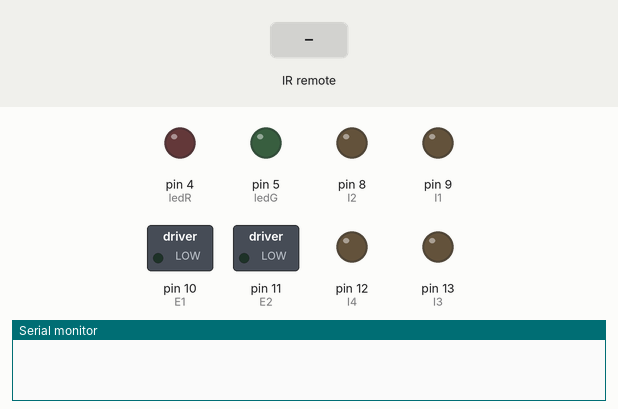
This sketch was run on a simulated Arduino Uno, built with avr-gcc and run on an emulated ATmega328P. Parts: switched loads named in the sketch (green lamp = pin HIGH), output pins drawn as LEDs (lit = HIGH), the last lines printed to the serial monitor. Dashed ring = blinking. Inputs (shaded band) come from the test bench.

Above: at 1.2 s.
1.3 s: infrared code 0x9986485A received
At 2.1 s:
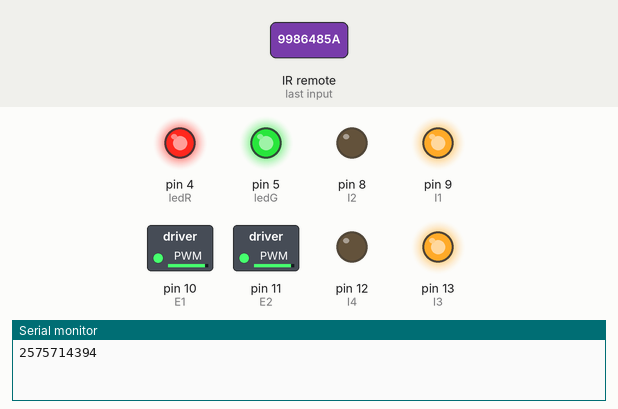
2.8 s: infrared code 0x1C6A919C received
At 3.7 s:
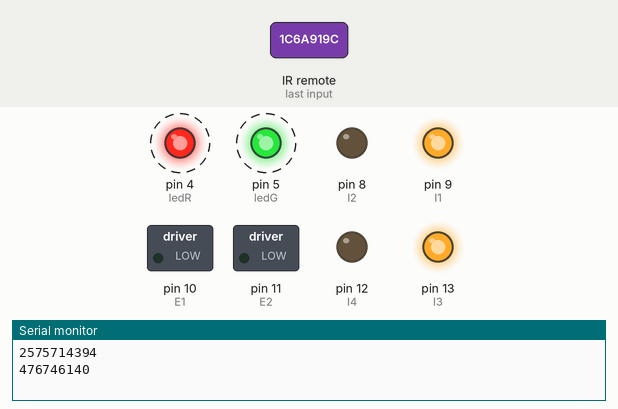
5.8 s: infrared code 0x5EA08104 received
At 7.1 s:
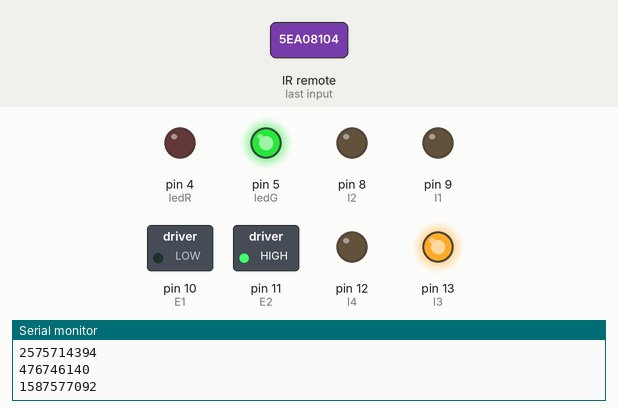
7.4 s: infrared code 0x4EBA0422 received
At 8.6 s:
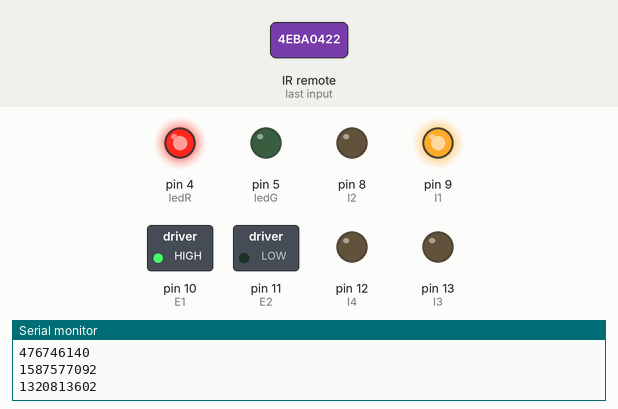
8.9 s: infrared code 0x1C6A919C received
At 9.8 s:
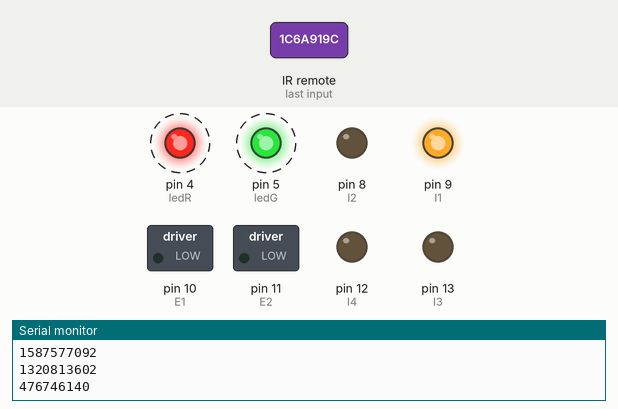
Timing chart, 0 to 12.9 s (numbered marks = the images above; inputs shaded):
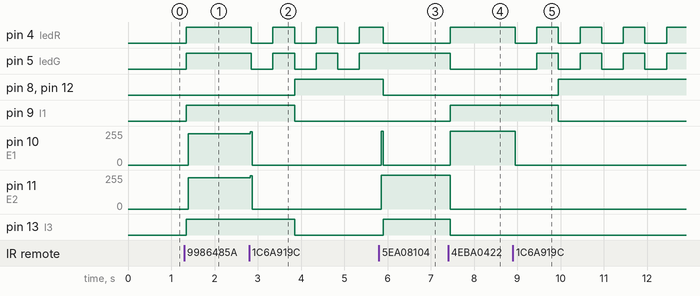

The sketch:

Motores_controlados_por_IR.ino
```cpp
#include <IRremote.h>

/*-----Constantes-----*/
int receiver = 7; // pin 1 of IR receiver to Arduino digital pin 7
#define E1 10  // Habilitar Pin 10 para el motor 1
#define E2 11  // Habilitar Pin 11 para el motor 2

#define I1 9  // Control pin 1 para motor 1
#define I2 8  // Control pin 2 para motor 1
#define I3 13 // Control pin 1 para motor 2
#define I4 12 // Control pin 2 para motor 2
int ledG =5;//led verde
int ledR =4;//led roja

IRrecv irrecv(receiver);           // creando instancia para 'irrecv'
decode_results Codigo;            // creando instancia para 'decode_results'


void setup()
{
    pinMode(E1, OUTPUT);
    pinMode(E2, OUTPUT);
    pinMode(ledG, OUTPUT);
    pinMode(ledR, OUTPUT);
    pinMode(I1, OUTPUT);
    pinMode(I2, OUTPUT);
    pinMode(I3, OUTPUT);
    pinMode(I4, OUTPUT);

    Serial.begin(9600);
    irrecv.enableIRIn(); // Iniciar el receptor

}//fin setup


void loop()   //BUCLE : funciona de manera constante
{
   if (irrecv.decode(&Codigo))
        {
        Serial.println(Codigo.value);
        delay(50);
        irrecv.resume();
        }
     if(Codigo.value==2575714394)//flecha arriva
      {
      //Adelante
      digitalWrite(E1, LOW);
      digitalWrite(E2, LOW);

      digitalWrite(E1, HIGH);
      digitalWrite(E2, HIGH);

      digitalWrite(I1, HIGH);
      digitalWrite(I2, LOW);
      digitalWrite(I3, HIGH);
      digitalWrite(I4, LOW);
      digitalWrite(ledG, HIGH);
      digitalWrite(ledR, HIGH);
      }

      if(Codigo.value==476746140)//flecha abajo
      {
      //Abajo
      // change direction

      digitalWrite(E1, LOW);
      digitalWrite(E2, LOW);
      //leds para indicar que se cambia el sentido de los motores
      digitalWrite(ledG, LOW);
      digitalWrite(ledR, LOW);
      delay(500);
      digitalWrite(ledG, HIGH);
      digitalWrite(ledR, HIGH);
      delay(500);

      digitalWrite(E1, HIGH);
      digitalWrite(E2, HIGH);

      digitalWrite(I1, LOW);
      digitalWrite(I2, HIGH);
      digitalWrite(I3, LOW);
      digitalWrite(I4, HIGH);
      }

      if(Codigo.value==3398796026)//STOP
      {
        //STOP
      digitalWrite(E1, LOW);
      digitalWrite(E2, LOW);

      digitalWrite(I1, LOW);
      digitalWrite(I2, LOW);
      digitalWrite(I3, LOW);
      digitalWrite(I4, LOW);
      //leds apagadas indican q se detubo los motores
      digitalWrite(ledG, LOW);
      digitalWrite(ledR, LOW);
      }

       if(Codigo.value==1587577092)//STOP motor 1
      {
      digitalWrite(E2, HIGH);
      digitalWrite(E1, LOW);

      digitalWrite(I1, LOW);
      digitalWrite(I2, LOW);
      digitalWrite(I3, HIGH);
      digitalWrite(I4, LOW);
      //leds apagadas indican q se detubo los motores
      digitalWrite(ledR, LOW);
      digitalWrite(ledG, HIGH);
      }

       if(Codigo.value==1320813602)//STOP motor 2
      {
      digitalWrite(E1, HIGH);
      digitalWrite(E2, LOW);

      digitalWrite(I3, LOW);
      digitalWrite(I4, LOW);
      digitalWrite(I1, HIGH);
      digitalWrite(I2, LOW);
      //leds apagadas indican q se detubo los motores
      digitalWrite(ledG, LOW);
      digitalWrite(ledR, HIGH);
      }
}
```

Measured:
- after the input at 1.3 s, pin 4 (ledR), pin 5 (ledG), pin 9 (I1), pin 13 (I3): LOW → HIGH after 0.05 s; pin 10 (E1), pin 11 (E2): 0/255 → 234/255 after 0.09 s
- after the input at 2.8 s, pin 4 (ledR), pin 5 (ledG): alternates HIGH for 0.50 s and LOW for 0.50 s, starting after 0.05 s; pin 8 (I2), pin 12 (I4): LOW → HIGH after 1.1 s; pin 9 (I1), pin 13 (I3): HIGH → LOW after 1.1 s; pin 10 (E1), pin 11 (E2): 234/255 → 0/255 at once
- after the input at 5.8 s, pin 5 (ledG): stops changing and stays HIGH; pin 8 (I2), pin 12 (I4): HIGH → LOW after 0.10 s; pin 10 (E1): 0/255 → 255/255 after 0.05 s, → 0/255 0.05 s later; pin 11 (E2): 0/255 → 255/255 after 0.05 s; pin 13 (I3): LOW → HIGH after 0.10 s
- after the input at 7.4 s, pin 4 (ledR), pin 9 (I1): LOW → HIGH after 0.05 s; pin 5 (ledG), pin 13 (I3): HIGH → LOW after 0.05 s; pin 10 (E1): 0/255 → 255/255 after 0.05 s; pin 11 (E2): 255/255 → 0/255 after 0.05 s
- after the input at 8.9 s, pin 4 (ledR): alternates HIGH for 0.50 s and LOW for 0.50 s, starting after 0.05 s; pin 5 (ledG): alternates HIGH for 0.50 s and LOW for 0.50 s, starting after 0.55 s; pin 8 (I2), pin 12 (I4): LOW → HIGH after 1.1 s; pin 9 (I1): HIGH → LOW after 1.1 s; pin 10 (E1): 255/255 → 0/255 after 0.05 s
